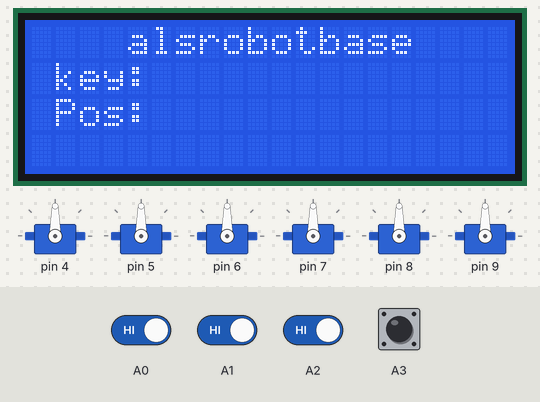
This sketch was run on a simulated Arduino Uno, built with avr-gcc and run on an emulated ATmega328P. Parts: 20×4 character LCD, 6 × servo. Inputs (shaded band) come from the test bench; at power-on: A0–3 HIGH.

Above: at 2.0 s.
2.1 s: A2 driven LOW
At 3.78 s:
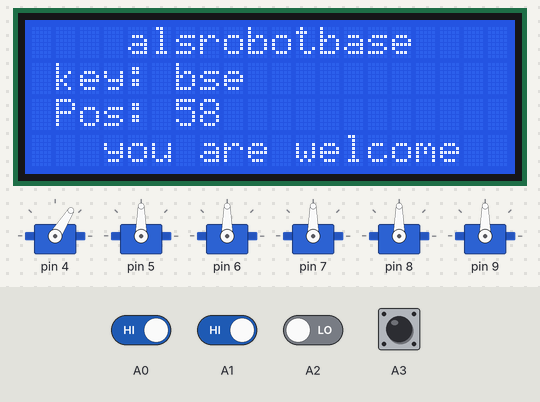
3.8 s: A1 driven LOW
At 3.96 s:
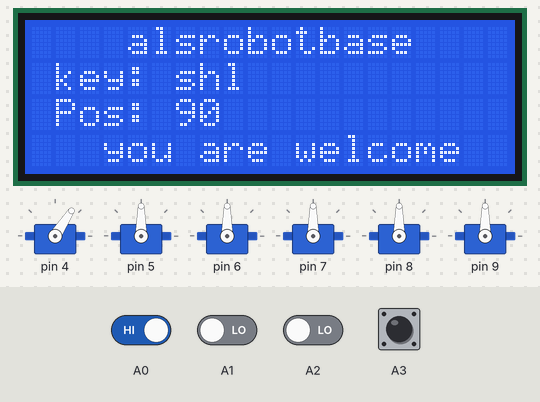
6.0 s: A1 driven HIGH
At 7.76 s:
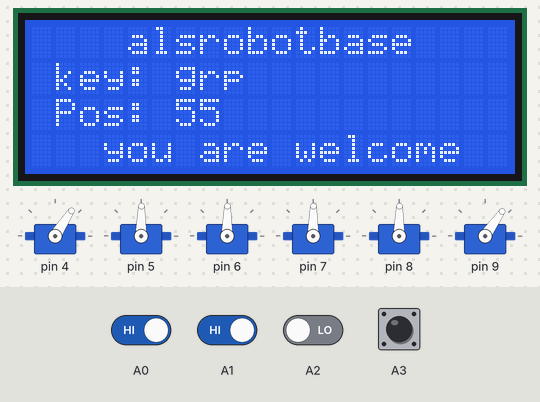
7.9 s: A0 driven LOW
At 8.09 s:
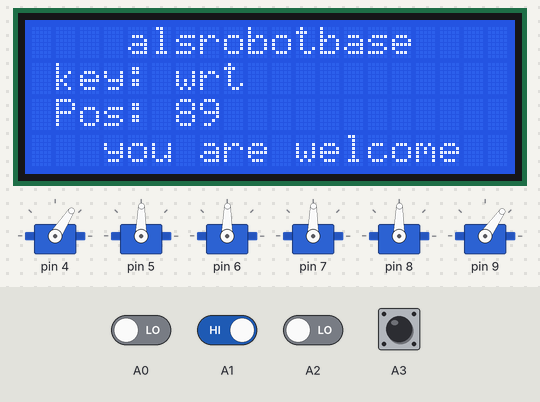
10.2 s: A0 driven HIGH
At 12.57 s:
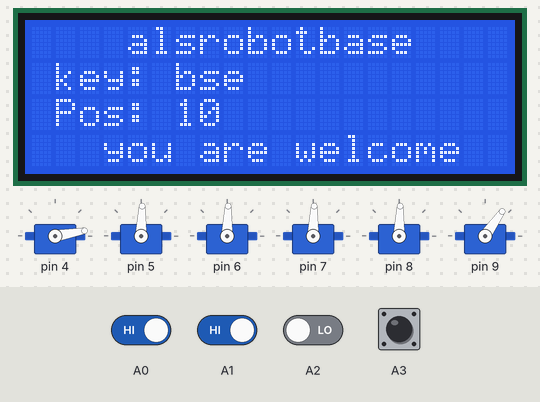
12.6 s: A1 driven LOW
At 13.02 s:
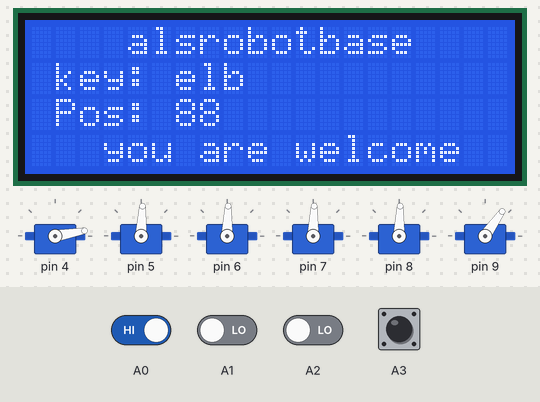
Timing chart, 0 to 15.6 s (numbered marks = the images above; inputs shaded):
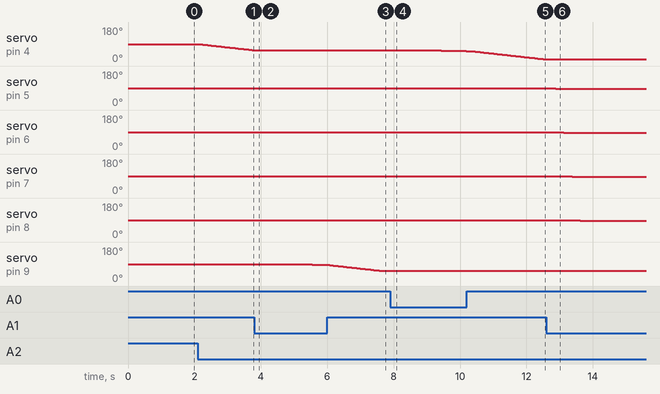

The sketch:

SweepDemo.ino
```cpp
#include <Servo.h>      //调用一些库文件
#include <TimedAction.h>
#include <Wire.h>
#include <LiquidCrystal_I2C.h>
//定义舵机位置名称，并编号。
const int base =      0;     //底座舵机
const int shoulder =   1;
const int elbow =     2;
const int wristflex =   3;
const int wristrot =    4;
const int gripper =    5;         //夹持器舵机

const int stdDelay =   5;         //舵机运动延时（单位ms）
const int maxServos =  6;         //舵机的数量
const int centerPos =  90;        //舵机中位位置

int keyDelay = 100;              //每个按键之间的最大延时时间ms
int buttonDelay = 50;           //每个按键之间的最小延时时间ms
int thisServo = base;           //定义起始电机
unsigned long key_millis = 0;
unsigned long button_millis = 0;

typedef struct{              //数组框架结构
  byte neutral;             //中位角度,起始位置
  byte minPos;             //最小角度
  byte maxPos;            //最大角度
  byte delaySpeed;         //延时时间
  byte curPos;            //舵机当前角度
} ServoPos;              //结构体名称

ServoPos servosPos[] = {    //对舵机限位
  { 90, 180, 10, stdDelay, 0 }, //中位90，最小角度180，最大角度10，范围0~180度。
  { 90, 180, 10, stdDelay, 0 },
  { 90, 180, 60, stdDelay, 0 },
  { 90, 170, 50, stdDelay, 0 },
  { 90, 180, 10, 10, 0 },
  { 90, 125, 55, 5, 0 }
};

byte serv = 90;
int counter = 0;
int curServo = 0;
int sMove[] = {0, 90, 0};
int sAttach[] = {0, 0};

LiquidCrystal_I2C lcd(0x27,20,4);     //0x27  D7~D0端口开关设置0x表示十六进制27转换成16进制数是00100111  1代表开，0代表关， 20列，4行，行号从零算起，第一行行号0，第二行行号1.
Servo servos[maxServos];
int destServoPos[maxServos];
int currentServoPos[maxServos];

void doServoFunc() {
  int x = curServo;
  TimedAction servoMove[maxServos] = TimedAction(100, doServoFunc);
  if(destServoPos[x] == currentServoPos[x])
    servoMove[x].disable();
  if(destServoPos[x] > currentServoPos[x])
    currentServoPos[x]++;
  else
    currentServoPos[x]--;

  servosPos[x].curPos = constrain(currentServoPos[x], servosPos[x].maxPos, servosPos[x].minPos);
  currentServoPos[x] = servosPos[x].curPos;
  servos[x].write(currentServoPos[x]);
  jointPos(x, currentServoPos[x]);
}

TimedAction servoMove[maxServos] = TimedAction(100, doServoFunc);   // 延时，延时时间为声明时间。
TimedAction keys = TimedAction(10, keypadFunc);

void setup() {                            //设置
  delay(200);
  Wire.begin();
  lcd.init();                             //LCD初始化
  lcd.backlight();                 //LCD背光灯打开
  delay(500);
  lcd.on();                     // LCD开机
  setupDisplay();               //调用子程序，设置显示内容门，后面有定义。

  for(int i=0; i<maxServos; i++) {
    servos[i].write(servosPos[i].neutral);//舵机归中位
    servosPos[i].curPos = servosPos[i].neutral;//设置舵机当前角度为初始角度
    servos[i].attach(i+4);//初始化舵机控制引脚，即第一个舵机为D4引脚控制
    destServoPos[i] = centerPos;//指定的舵机为90度
    currentServoPos[i] = centerPos;//当前的舵机为90度
    servoMove[i].disable();//舵机停止移动
  }
}

void loop() {
  for(int x=0; x<maxServos; x++) {
    curServo = x;
    servoMove[x].check();
  }
  //timer.run();
  keys.check();
  navSwitchFunc();
}

void servoTestFunc() {
  if(counter % 2) {
    Move(thisServo, servosPos[thisServo].minPos, servosPos[thisServo].delaySpeed);
  }
  else
    Move(thisServo, servosPos[thisServo].maxPos, servosPos[thisServo].delaySpeed);
  counter++;
}

void writeServo() {
  int servoNum = sMove[0];
  if(servoNum >=0 && servoNum <= maxServos) {
    destServoPos[servoNum] = sMove[1];
    servoMove[servoNum].enable();
    servoMove[servoNum].setInterval(sMove[2]);
  }
}

void setServoAttach() {
  int servo = 1;    // sAttach[0]
  int mode = 2;     // sAttach[1]
  if(servo >= 0 && servo <= maxServos) {
    if (mode == 1)
      servos[servo].attach(servo+4);
    else
      servos[servo].detach();
  }
}

void Move(int servoNum, int servoPosition, int delayTime) {  //舵机驱动指令
  sMove[0] = servoNum;             //所驱动舵机号
  sMove[1] = servoPosition;          //舵机的目标位置
  sMove[2] = delayTime;            //每个舵机运动的延迟时长
  writeServo();
}

void Attach(int servoNum, int servoMode) {
  sAttach[0] = servoNum;
  sAttach[1] = servoMode;
}

void navSwitchFunc() {                //键盘检测子程序
    if (millis() > button_millis + buttonDelay) {
    button_millis = millis();
    if(digitalRead(A0) == LOW) {      // 当A0引脚低电平
      thisServo--;                   //电机号自加1
      thisServo = constrain(thisServo, 0, 5); //电机控制范围
      jointPos(thisServo, servosPos[thisServo].curPos);
      delay(200);                 //延时200毫秒
    }
    if(digitalRead(A1)== LOW) {      //当A1引脚低电平
      thisServo++;                 //电机号自加1
      thisServo = constrain(thisServo, 0, 5); //电机控制范围
      jointPos(thisServo, servosPos[thisServo].curPos);
      delay(200);                 //延时200毫秒
    }
    if(digitalRead(A2) == LOW) {      //当A2引脚低电平
      byte t = thisServo;
      servosPos[t].curPos--;       //电机角度自减1
      servosPos[t].curPos = constrain(servosPos[t].curPos, servosPos[t].maxPos, servosPos[t].minPos);
      jointPos(t, servosPos[t].curPos);
    }
    if(digitalRead(A3) == LOW) {     //当A3引脚低电平
      byte t = thisServo;
      servosPos[t].curPos++;         //电机角度自减1
      servosPos[t].curPos = constrain(servosPos[t].curPos, servosPos[t].maxPos, servosPos[t].minPos);
      jointPos(t, servosPos[t].curPos);
    }
  }
}

void keypadFunc() {
  byte keypad = lcd.keypad();
  lcd.command(0);
  if (keypad !=0) {
    if (millis() > key_millis + keyDelay) {
      keypress(keypad);
      key_millis = millis();
    }
  }
}

void keypress (byte keypad) {  //读取按键按下情况。
  byte t;
  lcd.setCursor(15, 1);
  switch(keypad) {
    case 1:
      lcd.print("1");
      t = base;
      servosPos[t].curPos--;
      break;
    case 2:
      lcd.print("2");
      t = shoulder;
      servosPos[t].curPos--;
      break;
    case 3:
      lcd.print("3");
      t = elbow;
      servosPos[t].curPos--;
      break;
    case 5:
      lcd.print("4");
      t = base;
      servosPos[t].curPos++;
      break;
    case 6:
      lcd.print("5");
      t = shoulder;
      servosPos[t].curPos++;
      break;
    case 7:
      lcd.print("6");
      t = elbow;
      servosPos[t].curPos++;
      break;
    case 9:
      lcd.print("7");
      t = wristflex;
      servosPos[t].curPos--;
      break;
    case 10:
      lcd.print("8");
      t = wristrot;
      servosPos[t].curPos--;
      break;
    case 11:
      lcd.print("9");
      t = gripper;
      servosPos[t].curPos--;
      break;
    case 13:
      lcd.print("*");
      t = wristflex;
      servosPos[t].curPos++;
      break;
    case 14:
      lcd.print("0");
      t = wristrot;
      servosPos[t].curPos++;
      break;
    case 15:
      lcd.print("#");
      t = gripper;
      servosPos[t].curPos++;
      break;
  }
  servosPos[t].curPos = constrain(servosPos[t].curPos, servosPos[t].maxPos, servosPos[t].minPos);
  jointPos(t, servosPos[t].curPos);
}

void jointPos(byte t, byte pos) {    //定义两个byte类型的变量，t,pose.
  lcd.setCursor(6, 1);//电机所在位置名称
  switch(t) {
    case base:               // 1, 4
      lcd.print("bse");    //LCD显示bse
      break;
    case shoulder:           // 2, 5
      lcd.print("shl");   //LCD显示shl
      break;
    case elbow:              // 3, 6
      lcd.print("elb");    //LCD显示elb
      break;
    case wristflex:          // 7, *
      lcd.print("wfx");   //LCD显示wfx
      break;
    case wristrot:           // 8, 0
      lcd.print("wrt");   //LCD显示wrt
      break;
    case gripper:            // 9, #
      lcd.print("grp");    //LCD显示grp
      break;
  }

  lcd.setCursor(2, 3);// 设置显示位置第4行，3列就是说前面空2格。
  lcd.print(" you are welcome  ");
  lcd.setCursor(6, 2);//pose后面显示的角度位置。
  lcd.print(pos, DEC); //当按键按下后显示角度值。
  servos[t].write(pos);
}

void setupDisplay() {    //子程序定义，LCD显示内容，开机立即显示。
  lcd.clear();          //LCD清屏
  lcd.blink_off();       //LCD光标闪烁关
  lcd.home();         //
  lcd.setCursor(1, 1);  //设置显示位置第2行，2列就是说前面空1格。
  lcd.print("key: ");   //显示内容 “key”
  lcd.setCursor(4, 0);   //设置显示位置第一行，5列就是说前面空4格。
  lcd.print("alsrobotbase      ");//显示内容”alsrobotbase”
  lcd.setCursor(1, 2);         // 设置显示位置
  lcd.print("Pos: ");           //显示内容”Pos”
}
```

Measured:
- after the input at 2.1 s, servo on pin 4: moves from 90° to 57° over 1.6 s, starting after 0.05 s; the display: first changes after 0.05 s (image 1 shows a later state)
- after the input at 3.8 s, servo on pin 4: stays 57° (without the input it goes to 56° after 0.04 s); servo on pin 5: 90° → 89° after 0.26 s; servo on pin 6: 90° → 89° after 0.51 s; servo on pin 7: 90° → 89° after 0.76 s; servo on pin 8: 90° → 89° after 1.0 s; the display: changes at once (image 2)
- after the input at 7.9 s, servo on pin 4: moves from 57° to 52° over 0.99 s, starting after 1.3 s; servo on pin 5: 89° → 88° after 1.0 s; servo on pin 6: 89° → 88° after 0.79 s; servo on pin 7: 89° → 88° after 0.54 s; servo on pin 8: 89° → 88° after 0.29 s; the display: changes after 0.07 s (image 4)
- after the input at 12.6 s, servo on pin 5: 88° → 87° after 0.28 s; servo on pin 6: 88° → 87° after 0.53 s; servo on pin 7: 88° → 87° after 0.78 s; servo on pin 8: 88° → 87° after 1.0 s; the display: first changes after 0.05 s (image 6 shows a later state)
